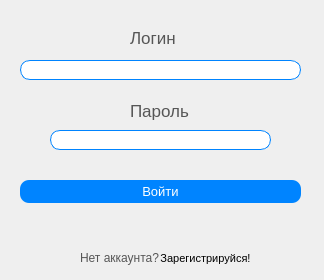
<?xml version="1.0" encoding="UTF-8"?>
<ui version="4.0">
 <class>Form</class>
 <widget class="QWidget" name="Form">
  <property name="geometry">
   <rect>
    <x>0</x>
    <y>0</y>
    <width>324</width>
    <height>280</height>
   </rect>
  </property>
  <property name="windowTitle">
   <string>Form</string>
  </property>
  <widget class="QLabel" name="label_2">
   <property name="geometry">
    <rect>
     <x>130</x>
     <y>100</y>
     <width>61</width>
     <height>21</height>
    </rect>
   </property>
   <property name="font">
    <font>
     <pointsize>13</pointsize>
    </font>
   </property>
   <property name="styleSheet">
    <string notr="true">color: #565656;</string>
   </property>
   <property name="text">
    <string>Пароль</string>
   </property>
  </widget>
  <widget class="QLineEdit" name="passwordEdit">
   <property name="geometry">
    <rect>
     <x>50</x>
     <y>130</y>
     <width>221</width>
     <height>20</height>
    </rect>
   </property>
   <property name="styleSheet">
    <string notr="true">border: 1px solid rgb(0, 132, 255);
border-radius: 10px;</string>
   </property>
  </widget>
  <widget class="QLineEdit" name="loginEdit">
   <property name="geometry">
    <rect>
     <x>20</x>
     <y>60</y>
     <width>281</width>
     <height>20</height>
    </rect>
   </property>
   <property name="styleSheet">
    <string notr="true">border: 1px solid rgb(0, 132, 255);
border-radius: 10px;</string>
   </property>
  </widget>
  <widget class="QPushButton" name="loginButton">
   <property name="geometry">
    <rect>
     <x>20</x>
     <y>180</y>
     <width>281</width>
     <height>23</height>
    </rect>
   </property>
   <property name="font">
    <font>
     <family>MS Shell Dlg 2</family>
     <pointsize>10</pointsize>
    </font>
   </property>
   <property name="styleSheet">
    <string notr="true">QPushButton {
	background-color: rgb(0, 132, 255);
	border-radius: 9px;
	color: #fff;
}

QPushButton:hover {
	background-color: rgb(0, 166, 255);
}
</string>
   </property>
   <property name="text">
    <string>Войти</string>
   </property>
  </widget>
  <widget class="QLabel" name="label">
   <property name="geometry">
    <rect>
     <x>130</x>
     <y>30</y>
     <width>61</width>
     <height>16</height>
    </rect>
   </property>
   <property name="font">
    <font>
     <pointsize>13</pointsize>
    </font>
   </property>
   <property name="styleSheet">
    <string notr="true">color: #565656;</string>
   </property>
   <property name="text">
    <string>Логин</string>
   </property>
  </widget>
  <widget class="QLabel" name="label_3">
   <property name="geometry">
    <rect>
     <x>80</x>
     <y>250</y>
     <width>81</width>
     <height>16</height>
    </rect>
   </property>
   <property name="styleSheet">
    <string notr="true">color: #565656;</string>
   </property>
   <property name="text">
    <string>Нет аккаунта? </string>
   </property>
  </widget>
  <widget class="QPushButton" name="registrationButton">
   <property name="geometry">
    <rect>
     <x>160</x>
     <y>250</y>
     <width>91</width>
     <height>16</height>
    </rect>
   </property>
   <property name="font">
    <font>
     <pointsize>8</pointsize>
    </font>
   </property>
   <property name="styleSheet">
    <string notr="true">QPushButton{
	border: none;
}
QPushButton:hover{
	color: rgb(0, 132, 255);
}</string>
   </property>
   <property name="text">
    <string>Зарегистрируйся!</string>
   </property>
  </widget>
 </widget>
 <resources/>
 <connections/>
</ui>
